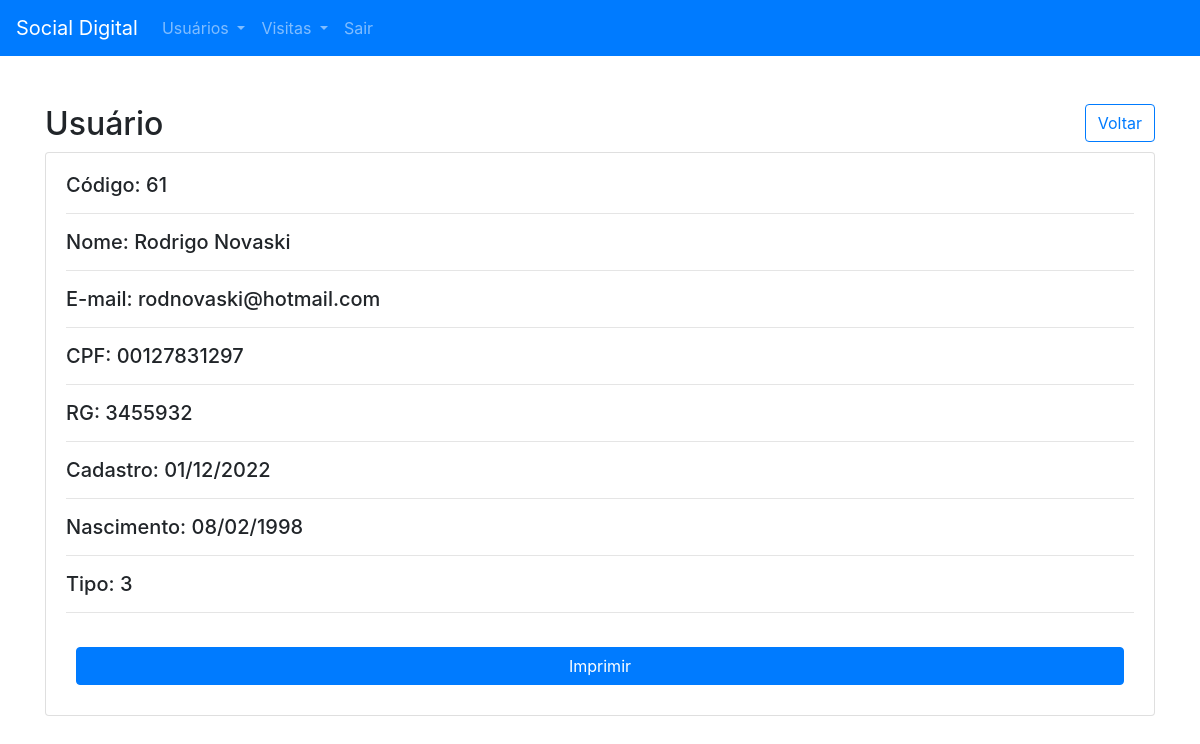
Screenshot of /src/admin/usuarios/imprimir.php?id=61 (signed in) with the database file from the repository.
### tables this page shows
CREATE TABLE `usuarios` (
  `id_usuario` int(11) NOT NULL,
  `nome_usuario` varchar(100) NOT NULL,
  `cpf_usuario` varchar(15) NOT NULL,
  `rg_usuario` varchar(15) NOT NULL,
  `email_usuario` varchar(100) NOT NULL,
  `senha_user` varchar(8) NOT NULL,
  `dtNasc_usuario` date DEFAULT NULL,
  `fk_tipo` int(11) NOT NULL,
  `dtCad_usuario` date NOT NULL
);

### src/admin/usuarios/imprimir.php (the view, shortened to what this page needs)
<!DOCTYPE html>
<html lang="pt-br">
<head>
    <link rel="stylesheet" href="https://stackpath.bootstrapcdn.com/bootstrap/4.1.3/css/bootstrap.min.css">
</head>
<body>
<?php
        include_once('../header.php');
        include_once('../connect.php');
        $usuario_selecionado = $_GET['id'];
        $sql = mysqli_query($conn, "SELECT * FROM usuarios WHERE id_usuario = $usuario_selecionado");
        $row = mysqli_fetch_array($sql);
        $dtNasc_user = DateTime::createFromFormat("Y-m-d", $row['dtNasc_usuario']);
        $dtCad_user = DateTime::createFromFormat("Y-m-d", $row['dtCad_usuario']);
    ?>
    <div class="container">
        <div style="display:flex; align-items:center; justify-content:space-between">
            <h2>Usuário</h2>
            <a href="read.php" style="margin-bottom: 10px;" class="btn btn-outline-primary print">Voltar</a>
        </div>
        <div class="card" style="padding: 20px; display:flex;">
            <h5>
                <div>Código: <?=$row['id_usuario']?></div><hr>
                <div>Nome: <?=$row['nome_usuario']?></div><hr>
                <div>E-mail: <?=$row['email_usuario']?></div><hr>
                <div>CPF: <?=$row['cpf_usuario']?></div><hr>
                <div>RG: <?=$row['rg_usuario']?></div><hr>
                <div>Cadastro: <?=$dtCad_user->format("d/m/Y");?></div><hr>
                <div>Nascimento: <?=$dtNasc_user->format("d/m/Y");?></div><hr>
                <div>Tipo: <?=$row['fk_tipo']?></div><hr class="print">
            </h5>
            <a style="margin: 10px; color:white;" onclick="window.print()" class="btn btn-primary print">Imprimir</a>
        </div>
    </div>
</body>
</html>

### rows the page displays
usuarios: id_usuario "61", nome_usuario "Rodrigo Novaski", email_usuario "rodnovaski@hotmail.com", cpf_usuario "00127831297", rg_usuario "3455932", dtCad_usuario "01/12/2022", dtNasc_usuario "08/02/1998", fk_tipo "3"
